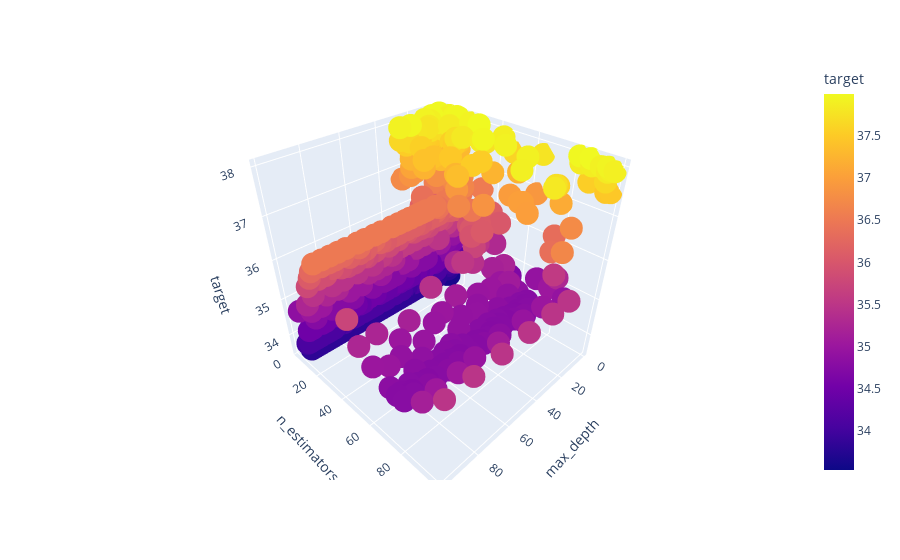

The notebook cell saved with this chart:
### Code cell
px.scatter_3d(df1, x = "max_depth", y = "n_estimators", z = "target", color = "target")

### Figure 1 — Plotly figure (JSON) as saved in the notebook; plotly's stock layout.template omitted (floating-point values rounded to 4 significant figures; data arrays with more than 128 entries replaced by an {"elided": "..."} marker saying what was removed)
{"data": [{"hovertemplate": "max_depth=%{x}<br>n_estimators=%{y}<br>target=%{marker.color}<extra></extra>", "legendgroup": "", "marker": {"color": {"elided": "825 float values"}, "coloraxis": "coloraxis", "symbol": "circle"}, "mode": "markers", "name": "", "scene": "scene", "showlegend": false, "type": "scatter3d", "x": {"elided": "825 int values"}, "y": {"elided": "825 int values"}, "z": {"elided": "825 float values"}}], "layout": {"coloraxis": {"colorbar": {"title": {"text": "target"}}, "colorscale": [[0, "#0d0887"], [0.1111, "#46039f"], [0.2222, "#7201a8"], [0.3333, "#9c179e"], [0.4444, "#bd3786"], [0.5556, "#d8576b"], [0.6667, "#ed7953"], [0.7778, "#fb9f3a"], [0.8889, "#fdca26"], [1, "#f0f921"]]}, "legend": {"tracegroupgap": 0}, "margin": {"t": 60}, "scene": {"domain": {"x": [0, 1], "y": [0, 1]}, "xaxis": {"title": {"text": "max_depth"}}, "yaxis": {"title": {"text": "n_estimators"}}, "zaxis": {"title": {"text": "target"}}}}}
